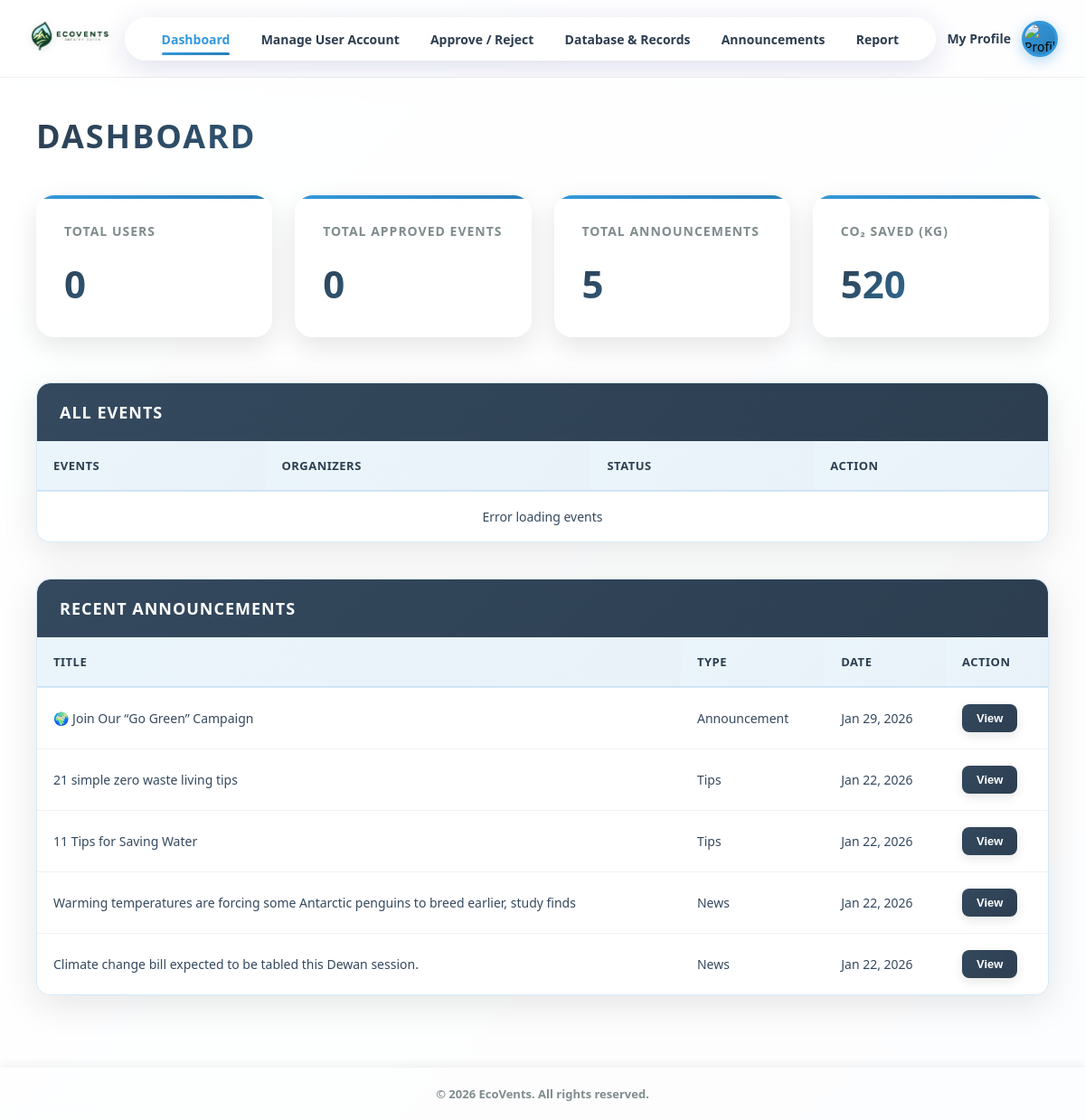
The app's page /mainpage.php with its own data.
### tables this page shows
CREATE TABLE `news` (
  `newsID` int(21) NOT NULL,
  `user_id` int(21) NOT NULL,
  `news_title` varchar(255) NOT NULL,
  `news_content` varchar(2083) NOT NULL,
  `news_type` varchar(255) NOT NULL,
  `news_link` varchar(2083) NOT NULL,
  `news_created_at` timestamp NOT NULL DEFAULT current_timestamp() ON UPDATE current_timestamp()
);

### mainpage.php (the view, shortened to what this page needs)
<?php
$host = 'localhost';
$dbname = 'users';
$username = 'root';
$password = '';
try {
    $pdo = new PDO("mysql:host=$host;dbname=$dbname", $username, $password);
    $pdo->setAttribute(PDO::ATTR_ERRMODE, PDO::ERRMODE_EXCEPTION);
} catch(PDOException $e) {
    die("Connection failed: " . $e->getMessage());
}
$stmt = $pdo->query("SELECT * FROM news ORDER BY news_created_at DESC LIMIT 5");
$recentAnnouncements = $stmt->fetchAll(PDO::FETCH_ASSOC);
$countStmt = $pdo->query("SELECT COUNT(*) as total FROM news");
$totalAnnouncementsCount = $countStmt->fetch(PDO::FETCH_ASSOC)['total'];
?>
<!DOCTYPE html>
<html lang="en">
<head>
</head>
<body>
<div class="header">
    <div class="logo">
        <img src="photo/Logo.png" alt="Logo">
    </div>
    <div class="nav">
        <a href="mainpage.php" class="active">Dashboard</a>
        <a href="manage-user.php">Manage User Account</a>
        <a href="approve-reject.php">Approve / Reject</a>
        <a href="database-record.php">Database & Records</a>
        <a href="announcements.php">Announcements</a>
        <a href="report.php">Report</a>
    </div>
    <div class="profile">
        <div class="profile-text">
            <a href="adminprofile.php">My Profile</a>
        </div>
        <div class="profile-circle" id="profileCircle">
            <img src="photo/profile.jpg" alt="Profile Photo">
        </div>
    </div>
</div>
<div class="content">
    <h1>DASHBOARD</h1>
    <div class="cards">
        <div class="card">
            <h3>Total Users</h3>
            <p class="count" id="totalUsersCount">0</p>
        </div>
        <div class="card">
            <h3>Total Approved Events</h3>
            <p class="count" id="totalEventsCount">0</p>
        </div>
        <div class="card">
            <h3>Total Announcements</h3>
            <p class="count"><?= $totalAnnouncementsCount ?></p>
        </div>
        <div class="card">
            <h3>CO₂ Saved (kg)</h3>
            <p class="count" id="totalCO2Count">0</p>
        </div>
    </div>
    <div class="table-wrapper">
        <div class="section-title">All Events</div>
        <table>
            <thead>
                <tr>
                    <th>Events</th>
                    <th>Organizers</th>
                    <th>Status</th>
                    <th>Action</th>
                </tr>
            </thead>
            <tbody id="eventsTableBody">
            </tbody>
        </table>
    </div>
    <div class="table-wrapper">
        <div class="section-title">Recent Announcements</div>
        <table>
            <thead>
                <tr>
                    <th>Title</th>
                    <th>Type</th>
                    <th>Date</th>
                    <th>Action</th>
                </tr>
            </thead>
            <tbody id="announcementsTableBody">
                <?php if (!empty($recentAnnouncements)): ?>
                    <?php foreach ($recentAnnouncements as $item): ?>
                    <tr data-id="<?= $item['newsID'] ?>"
                        data-type="<?= htmlspecialchars($item['news_type']) ?>"
                        data-content="<?= htmlspecialchars($item['news_content']) ?>"
                        data-link="<?= htmlspecialchars($item['news_link']) ?>">
                        <td><?= htmlspecialchars($item['news_title']) ?></td>
                        <td><?= ucfirst(htmlspecialchars($item['news_type'])) ?></td>
                        <td><?= date('M d, Y', strtotime($item['news_created_at'])) ?></td>
                        <td>
                            <div class="action-buttons">
                                <button class="action-btn view-btn view-announcement-btn">View</button>
                            </div>
                        </td>
                    </tr>
                    <?php endforeach; ?>
                <?php else: ?>
                    <tr><td colspan="4" style="text-align:center;">No announcements found</td></tr>
                <?php endif; ?>
            </tbody>
        </table>
    </div>
</div>
<div class="footer">
    © 2026 EcoVents. All rights reserved.
</div>
</body>
</html>

### records on screen
news: news_title "🌍 Join Our “Go Green” Campaign", news_type "Announcement", news_created_at "Jan 29, 2026"
news: news_title "21 simple zero waste living tips", news_type "Tips", news_created_at "Jan 22, 2026"
news: news_title "11 Tips for Saving Water", news_type "Tips", news_created_at "Jan 22, 2026"
news: news_title "Warming temperatures are forcing some Antarctic penguins to breed earlier, study finds", news_type "News", news_created_at "Jan 22, 2026"
news: news_title "Climate change bill expected to be tabled this Dewan session.", news_type "News", news_created_at "Jan 22, 2026"

### other values on screen
$totalAnnouncementsCount "5"
